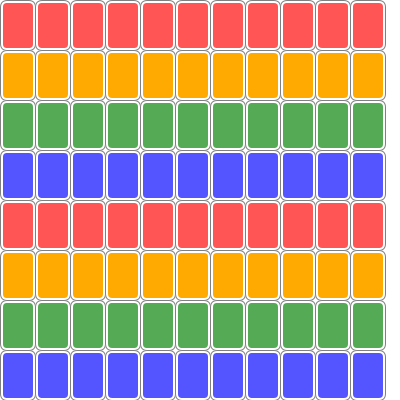
Frame 1 (no input)
Frame 60 (the mouse pressed at the canvas centre just before this capture): identical to frame 1, image omitted
Frame 120 (the mouse held since frame 60 and released just before this capture): identical to frame 1, image omitted

The Processing sketch that drew this single still picture (run headless with seeded random() and noise(); from frame 60 on, the mouse is pressed at the canvas centre):

// Processing sketch: Week04_3
// ── Week04_3.pde
void setup()
{
  size(400,400);
}
int[][]card=new int[8][11];
color[]C={#FF5555,#FFAA00,#55AA55,#5555FF};
void draw()
{
  background(255);
  for(int i=0;i<8;i++)
  {
    for(int j=0;j<11;j++)
    {
      drawCard(j*35,i*50,C[i%4]);
    }
  }
}
void drawCard(int x,int y,color c)
{
  stroke(128);//gray stroke
  fill(255);//white
  rect(x,y,35,50,7);
  noStroke();
  fill(c);
  rect(x+3,y+3,35-5,50-5,4);
}
